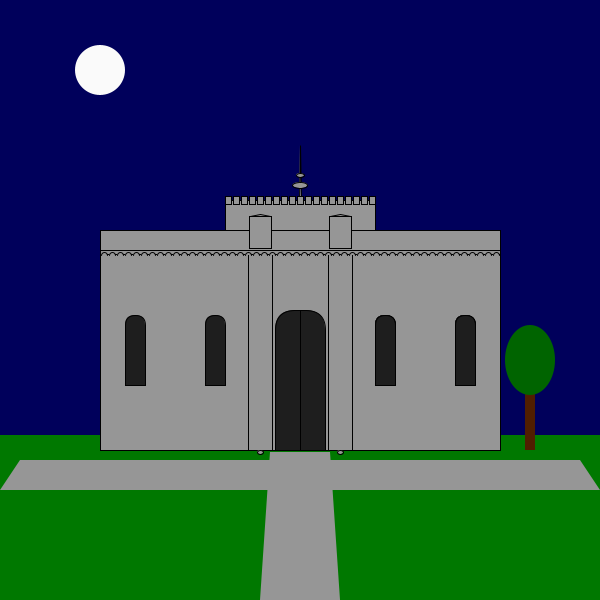
Frame 1 (no input)
Frame 60 (the mouse pressed at the canvas centre just before this capture): identical to frame 1, image omitted
Frame 120 (the mouse held since frame 60 and released just before this capture): identical to frame 1, image omitted

The Processing sketch that drew this single still picture (run headless with seeded random() and noise(); from frame 60 on, the mouse is pressed at the canvas centre):

// Processing sketch: processing_124036
// ── processing_124036.pde

void setup()
{
  size(600,600);
}

void draw()
{
      background(100,108,200);
   
  
  noStroke();
  fill(20,190,20);
  rect(300,525, 300, 90);
  fill(210);
  quad(0,490,20, 460,580,460,600,490);
  quad(270, 452, 330, 452, 340, 600, 260, 600);
  fill(100,50,0);
  


  stroke(0);
  rectMode(RADIUS);
  fill(210);
  rect(300,225,75,25);
    
  triangle(299,200, 300, 145, 301, 200);
  ellipse(300,175,8,4);
  ellipse(300, 185, 15, 6);
  for(int a = 225; a < 375; a +=3)  
  {
    for (int b  = 228; b<374; b+=8)
    {
      rect(b, 200, 3, 4);
    }
  }
  rect(300,240,200,10);
  triangle(250, 216, 260, 214, 270, 216);
  rect(260, 232, 11, 16);
  triangle(350, 216, 340, 214, 330, 216);
  rect(340, 232, 11, 16);
  //INFERIOR
  rect(300,350,200,100);
  fill(30);
  for (int b = 135; b<480; b+=80)
  {//135+90= 205 - 205 + 90 = 295
    if (b < 250)
    {
      rect (b, 350, 10, 35,50,50,0,0);
    }
    else
    {
     for (int c = 465; c>375; c-=80)
      {//135+90= 205 - 205 + 90 = 295
        if (c > 375)
          {
           rect (c, 350, 10, 35,50,50,0,0);
          }
      }
    }
  }
 
  fill(210);
  rect(260, 350, 12, 100);
  rect(340, 350, 12, 100);
  fill(20);
  ellipse(260,452,6,4);
  ellipse(340,452,6,4);
  //PORTA
  fill(30);
  rect(300, 380, 25, 70,20,20,0,0);
  line(300,450, 300, 310);
  //DETALHES
  fill(210);
  stroke(1);
  rect(300, 252, 200, 2);
  for (int e = 104; e < 499; e+= 8)
  {
    if (e < 498)
    {
      arc(e, 255, 6, 6, PI, TWO_PI, OPEN);
    }
  }
  //ANIMAÇÕES
 int px; 
  {
    frameRate(12);
    fill(242,242,0);
    ellipse(60,70, 50,50);
    fill(255,255,255,120);
    ellipse(100*3, 50, 80,40);
    ellipse(100*4, 50, 250,45);
    ellipse(100*6, 50, 160,60);
    ellipse(100*2, 50, 120,30);
  }

  {
 
  background(0,0,91);
   
  
  noStroke();
  fill(0,120,0);
  rect(300,525, 300, 90);
  fill(150);
  quad(0,490,20, 460,580,460,600,490);
  quad(270, 452, 330, 452, 340, 600, 260, 600);
  fill(80,30,0);
  rect(530,410,5,40);
  fill(0,100,0);
  ellipse(530,360,50,70);

 
  stroke(0);
  rectMode(RADIUS);
  fill(150);
  rect(300,225,75,25);
    
  triangle(299,200, 300, 145, 301, 200);
  ellipse(300,175,8,4);
  ellipse(300, 185, 15, 6);
  for(int a = 225; a < 375; a +=3)  
  {
    for (int b  = 228; b<374; b+=8)
    {
      rect(b, 200, 3, 4);
    }
  }
  
  rect(300,240,200,10);
  triangle(250, 216, 260, 214, 270, 216);
  rect(260, 232, 11, 16);
  triangle(350, 216, 340, 214, 330, 216);
  rect(340, 232, 11, 16);

  rect(300,350,200,100);
  
  fill(30);
  for (int b = 135; b<480; b+=80)
  {//135+90= 205 - 205 + 90 = 295
    if (b < 250)
    {
      rect (b, 350, 10, 35,50,50,0,0);
    }
    else
    {
     for (int c = 465; c>375; c-=80)
      {//135+90= 205 - 205 + 90 = 295
        if (c > 375)
          {
           rect (c, 350, 10, 35,50,50,0,0);
          }
      }
    }
  }
  
  fill(150);
  rect(260, 350, 12, 100);
  rect(340, 350, 12, 100);
  ellipse(260,452,6,4);
  ellipse(340,452,6,4);
  
  fill(30);
  rect(300, 380, 25, 70,20,20,0,0);
  line(300,450, 300, 310);
  //DETALHES
  fill(150);
  stroke(1);
  rect(300, 252, 200, 2);
  for (int e = 104; e < 499; e+= 8)
  {
    if (e < 498)
    {
      arc(e, 255, 6, 6, PI, TWO_PI, OPEN);
    }
  }
  
    noStroke();
    fill(250);
    ellipse(100,70, 50,50);
  
  }
  
}
